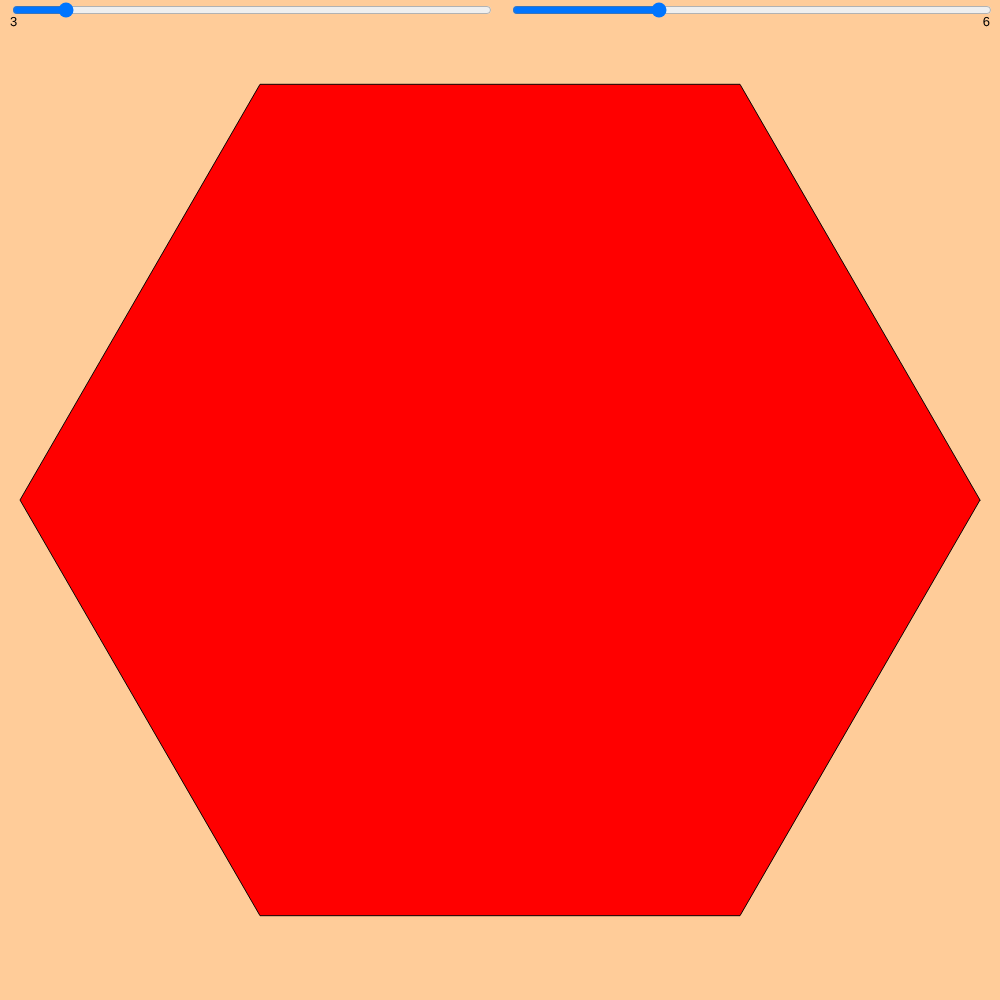
Frame 1 (no input)
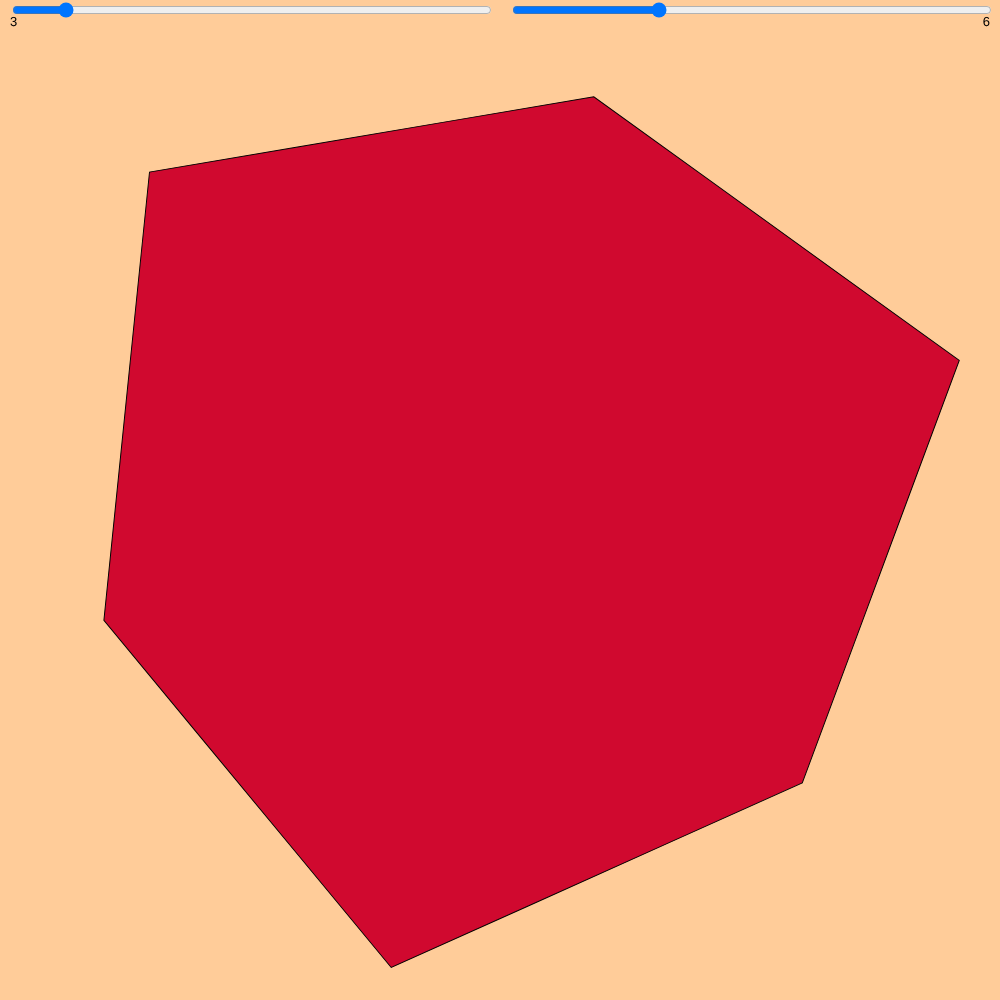
Frame 60 (no input)
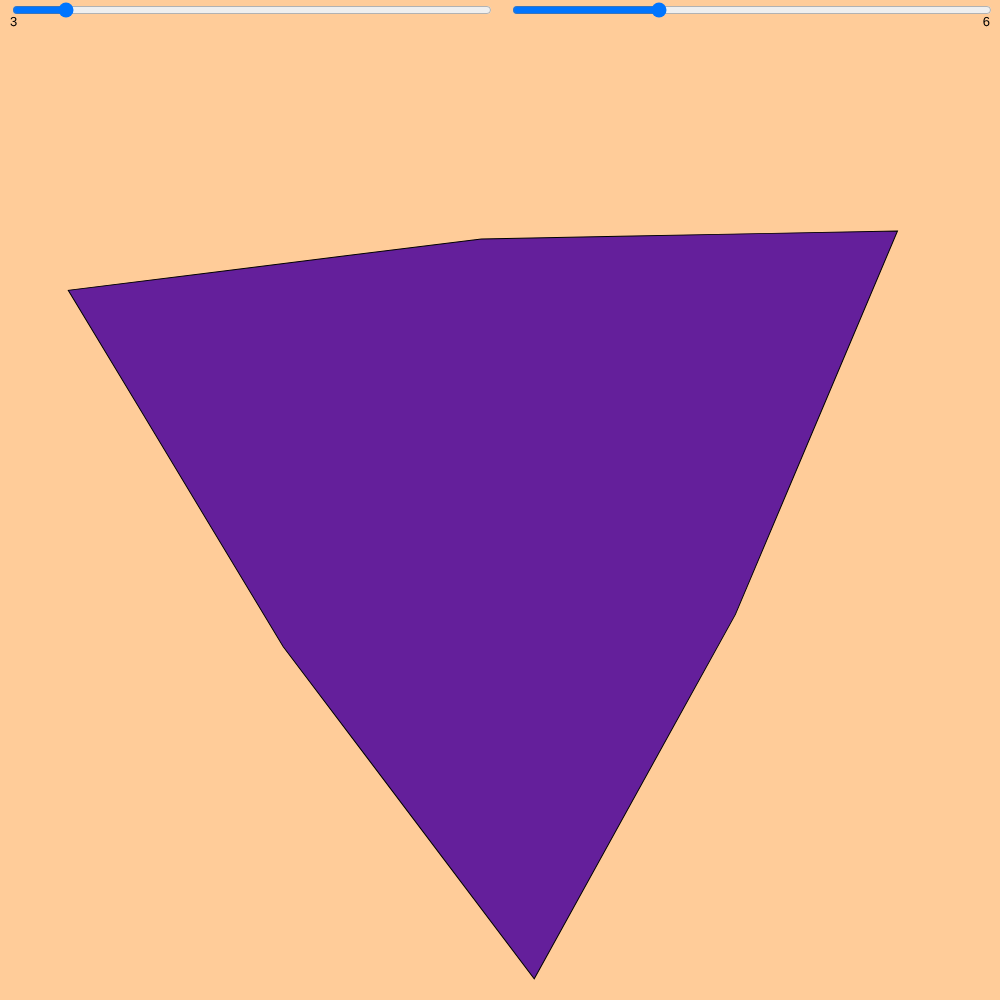
Frame 120 (the mouse pressed at the canvas centre since frame 60)

The p5.js sketch that drew these frames (run headless with seeded random() and noise() and a simulated clock; from frame 60 on, the mouse is pressed at the canvas centre):

// p5.js sketch
// ── sketch.js
const margin = 20;

let n1 = 3;
let n2 = 6;
let morphAngle = 0;
let rotAngle = 0;

let p1, p2, dim, half, scaling, pixsize, fgCol, bgCol;
let slide1, slide2;

function windowResized() {
	dim = min(windowWidth, windowHeight);
	half = floor(dim / 2);
	scaling = half - margin;
	pixsize = 1 / dim;
	resizeCanvas(dim, dim);
	textSize(max(10, round(dim / 80)));

	if (slide1) {
		slide1.position(margin/2, 0);
		slide2.position(half + margin/2, 0);
		slide1.style('width', `${scaling}px`);
		slide2.style('width', `${scaling}px`);
	}
}

function makeInterpol(n1, n2) {
	const p = [];
	let da = TWO_PI / n1;
	let a1 = 0;
	let a2 = da;
	let v1, v2 = createVector(cos(a1), sin(a1));
	for (let i = 0; i < n1; ++i) {
		v1 = v2;
		v2 = createVector(cos(a2), sin(a2));
		for (let j = 0; j < n2; ++j) {
			p.push(p5.Vector.lerp(v1, v2, j / n2));
		}
		a1 = a2;
		a2 += da;
	}
	return p;
}

function changeSlide() {
	n1 = min(slide1.value(), slide2.value());
	n2 = max(slide1.value(), slide2.value());
	if (n2 >= 13)
		n2 = 360;

	p1 = makeInterpol(n1, n2);
	p2 = makeInterpol(n2, n1);
}

function setup() {
	createCanvas();
	slide1 = createSlider(2, 12, n1, 1);
	slide2 = createSlider(3, 13, n2, 1);
	changeSlide();
	windowResized();

	fgCol = color(0);
	bgCol = color(255, 204, 153);

	stroke(fgCol);
	strokeWeight(2 * pixsize);

	slide1.changed(changeSlide);
	slide2.changed(changeSlide);
}

function draw() {
	background(bgCol);

	push();
	fill(fgCol);
	strokeWeight(0);
	textAlign(LEFT, TOP);
	text(slide1.value(), 10, 16);
	textAlign(RIGHT, TOP);
	let t = slide2.value();
	if (t == 13)
		t = "∞";
	text(t, width - 10, 16);
	pop();

	translate(half, half);
	scale(scaling, -scaling);
	rotate(rotAngle);

	const hcosma = 0.5 * cos(morphAngle);
	const f1 = 0.5 + hcosma;
	const f2 = 0.5 - hcosma;
	fill(255 * f1, 51 * f2, 255 * f2);
	const morph = 1 - 0.5 * n1 * f2;  // max overshoot without arcs intersecting (circle to polygon)
	// const morph = f1;  // no overshoot either way
	beginShape();
	for (let i = 0; i < p1.length; ++i) {
		const v = p5.Vector.lerp(p1[i], p2[i], morph);
		vertex(v.x, v.y);
	}
	endShape(CLOSE);

	morphAngle += 0.015;
	rotAngle += 0.005;
}
